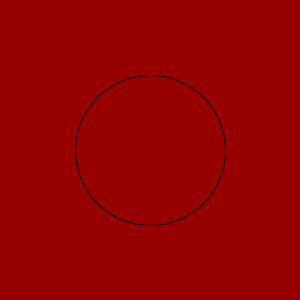
Frame 1 (no input)
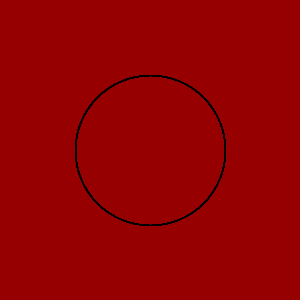
Frame 60 (the mouse pressed at the canvas centre just before this capture)
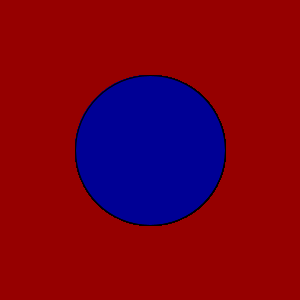
Frame 120 (the mouse held since frame 60 and released just before this capture)

The Processing sketch that drew these frames (run headless with seeded random() and noise(); from frame 60 on, the mouse is pressed at the canvas centre):

// Processing sketch: processing_53771
// ── processing_53771.pde

void setup(){
  size(300,300);
  background(150,0,0);
}

void draw(){
  fill(0,0,mouseX, mouseY);
  ellipse(150,150,150,150);
  
  
}
